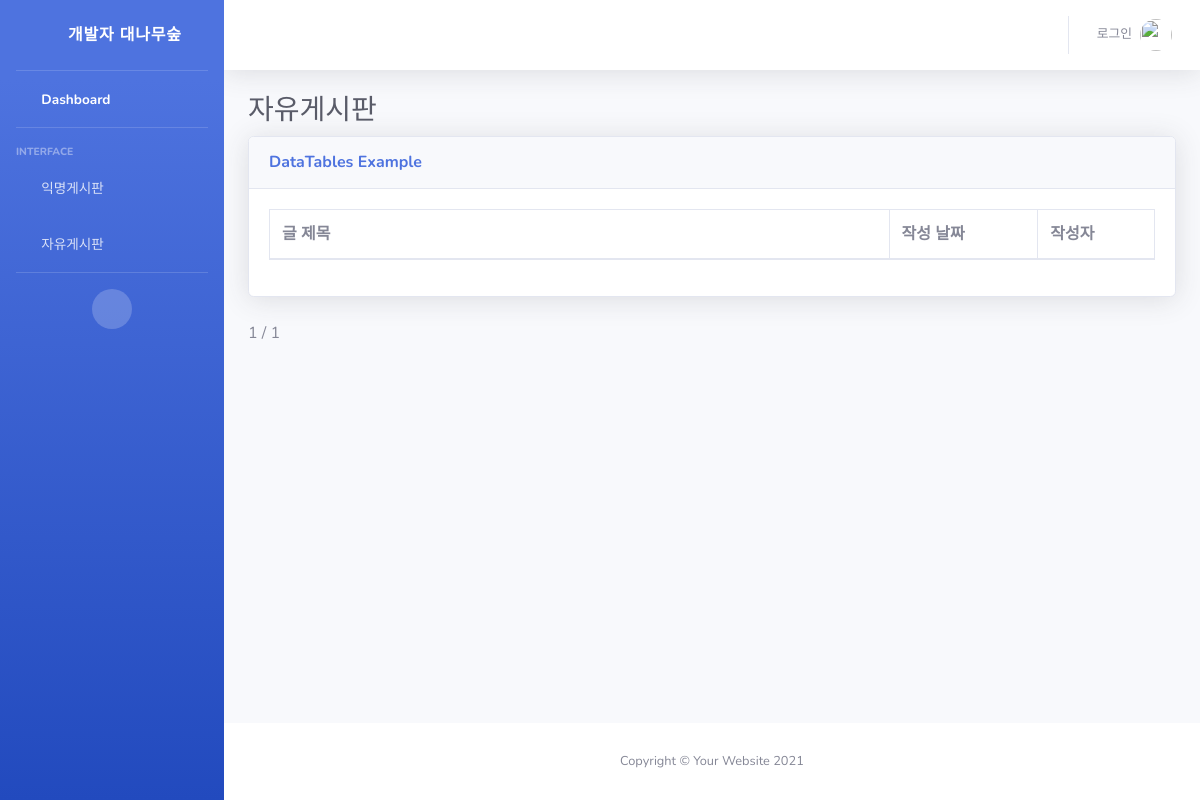
The app's page /, older data.
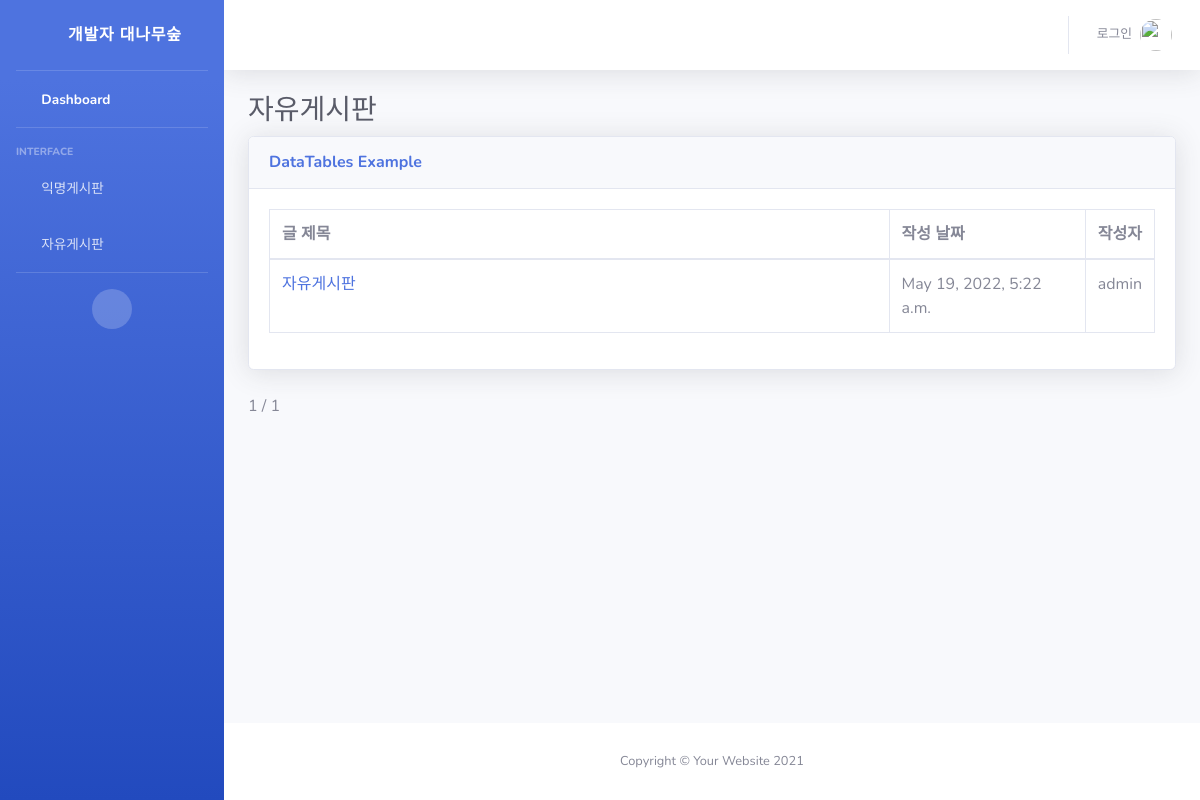
The same page, newer data.
### snsapp/models.py (models this page shows, shortened)
class FreePost(models.Model):
  title = models.CharField(max_length=200)
  body = models.TextField()
  date = models.DateTimeField(auto_now_add=True)
  author = models.ForeignKey(User, null=True, blank=True, on_delete=models.CASCADE)

### snsapp/views.py (the view)
# urls.py: path('', views.freehome),
def freehome(request):
  freeposts = FreePost.objects.filter().order_by('-date')
  paginator = Paginator(freeposts, 5)
  pagenum = request.GET.get('page')  # 페이지 넘버에 해당하는 숫자 /?page=pagenum
  freeposts = paginator.get_page(pagenum) # 페이지에 해당하는 포스트 정보들
  return render(request, 'free_index.html', {'freeposts':freeposts})

### snsapp/templates/free_index.html (shortened to what this page needs)
{% extends 'base.html' %}
{% block content %}
<h1 class="h3 mb-2 text-gray-800">자유게시판</h1>
<div class="card shadow mb-4">
    <div class="card-header py-3">
        <h6 class="m-0 font-weight-bold text-primary">DataTables Example</h6>
    </div>
    <div class="card-body">
        <div class="table-responsive">
            <table class="table table-bordered" id="dataTable" width="100%" cellspacing="0">
                <thead>
                    <tr>
                        <th width="70%">글 제목</th>
                        <th>작성 날짜</th>
                        <th>작성자</th>
                    </tr>
                </thead>
                <tbody>
                    {% for post in freeposts %}
                    <tr>
                        <td><a href="{% url 'freedetail' post.id %}">{{ post.title }}</a></td>
                        <td>{{ post.date }}</td>
                        <td>{{ post.author.username }}</td>
                    </tr>
                    {% endfor %}
                </tbody>
            </table>
        </div>
    </div>
</div>
<span>{{ freeposts.number }}</span>
<span> / {{ freeposts.paginator.num_pages }}</span>
{% endblock %}

Row changes from the older to the newer data that the page shows:
added FreePost: title "자유게시판", date "May 19, 2022, 5:22 a.m.", author.username "admin"
